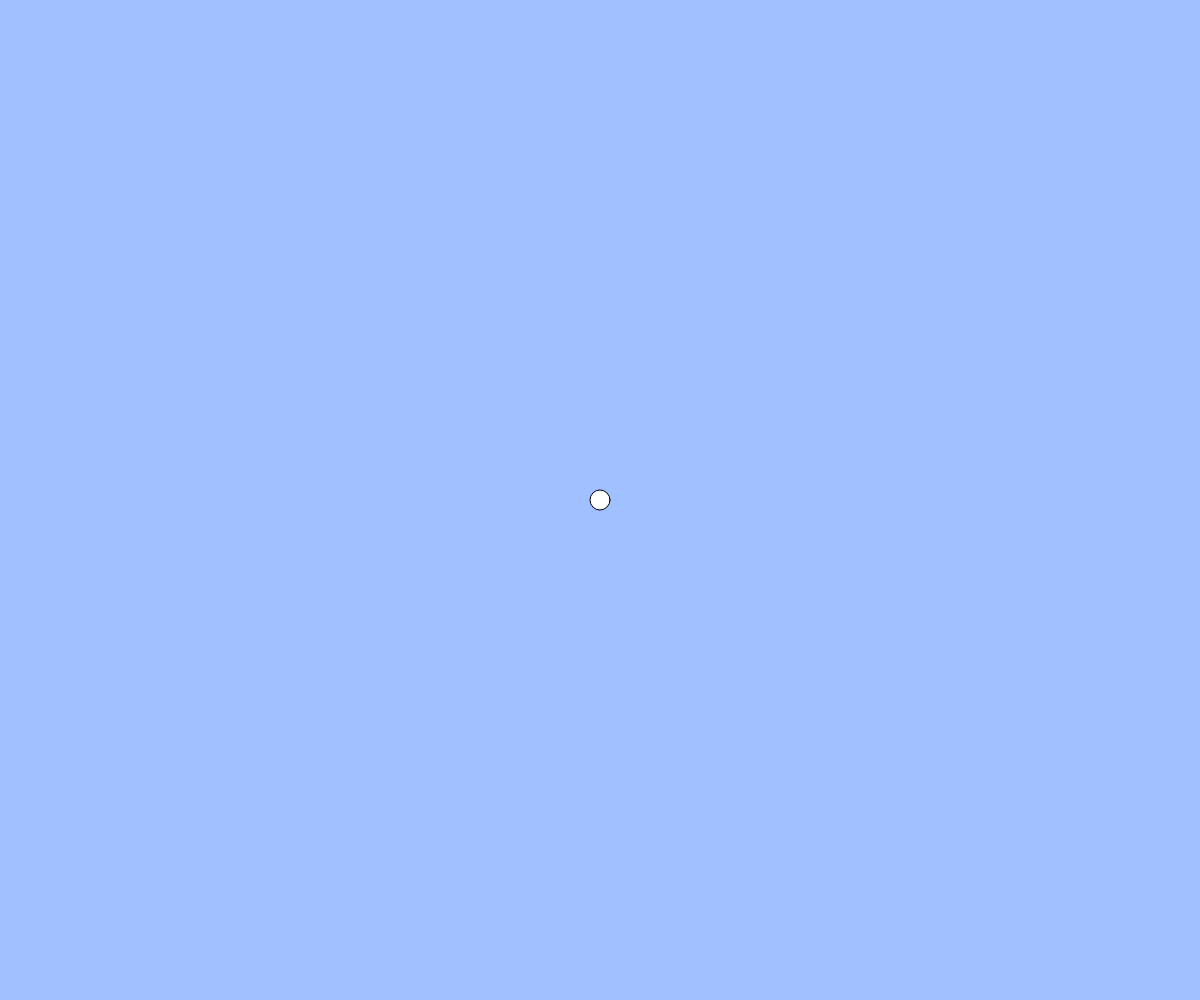
Frame 1 (no input)
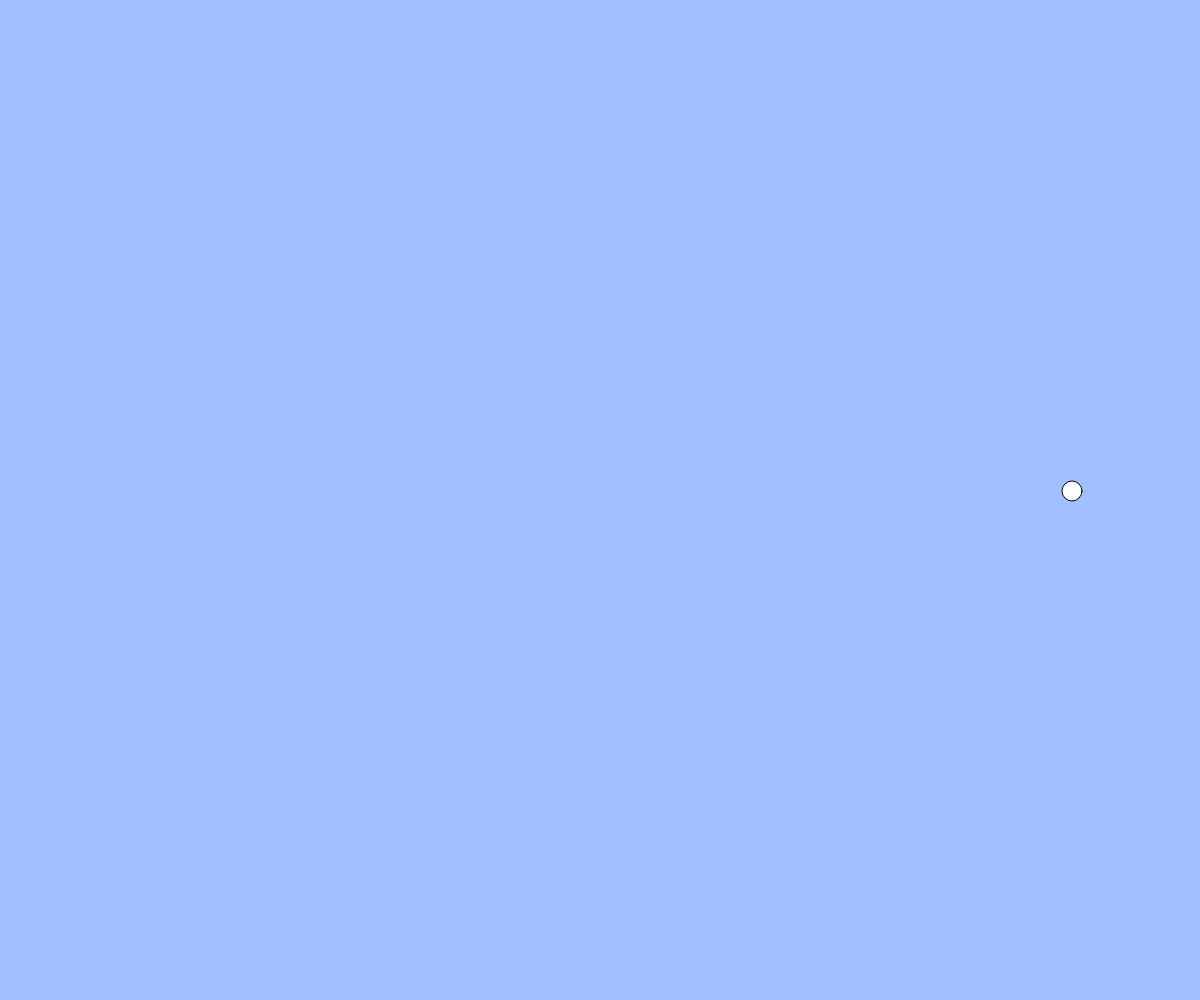
Frame 60 (no input)
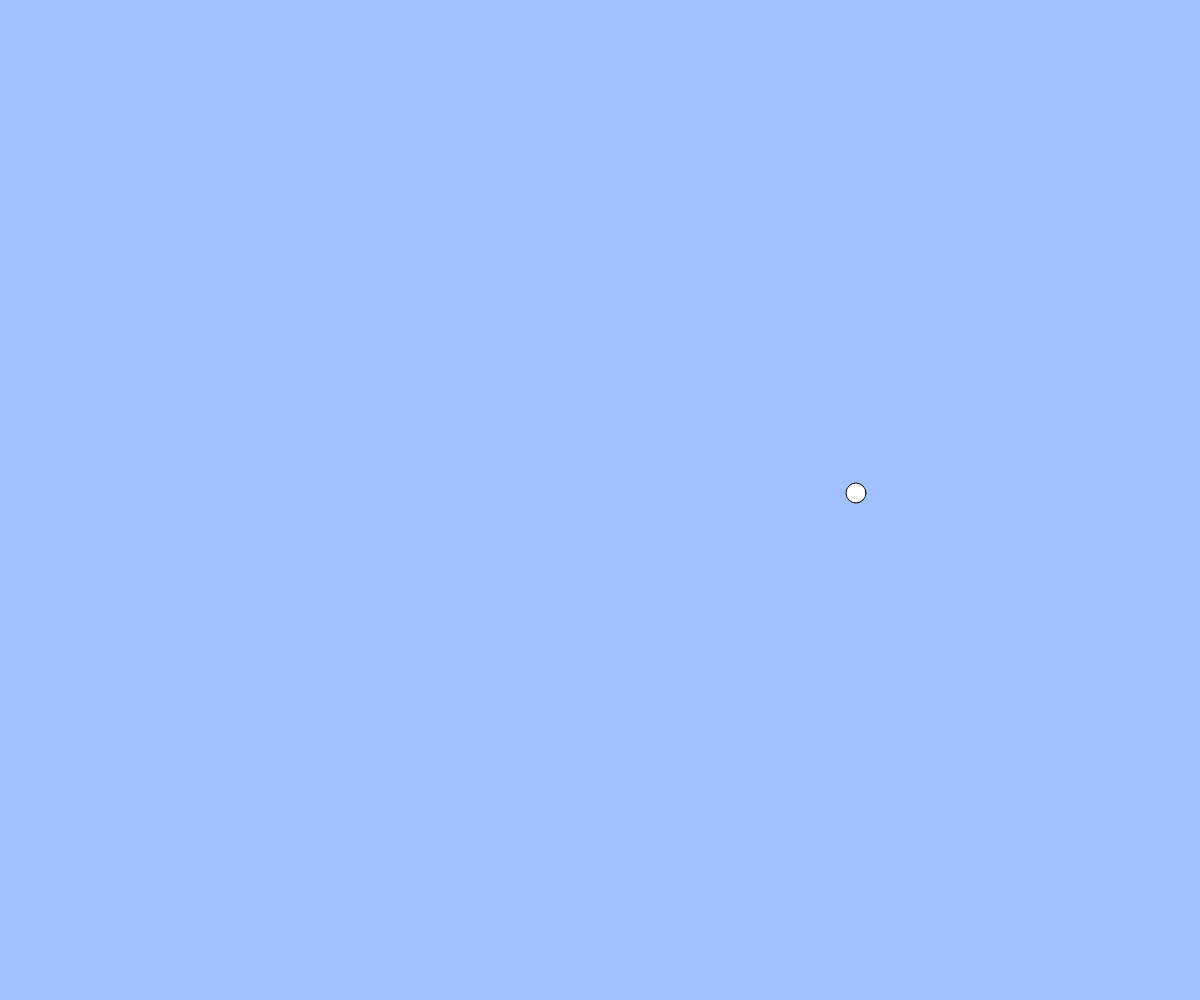
Frame 120 (the mouse pressed at the canvas centre since frame 60)

The p5.js sketch that drew these frames (run headless with seeded random() and noise() and a simulated clock; from frame 60 on, the mouse is pressed at the canvas centre):

// p5.js sketch
// ── sketch.js
// テキスト「アニメーション」
let x, y, vx, vy;
const g = 1; // 重力加速度
const vyMax = 30;

function setup(){
  createCanvas(windowWidth, windowHeight);
  x = width / 2;
  y = height / 2;
  vx = 8;
  vy = 8;
}

function draw(){
  background(160, 192, 255);
  ellipse(x, y, 20, 20);
  x += vx;
  y += vy;

  // 重力（コメント機能でオンオフ切り替えて実行してみましょう）
  vy = constrain(vy + g, -vyMax, vyMax);

  // 端の処理パターン (1) 反対側から出てくる
  // if(x > width){ x = 0; }
  // else if(x < 0){ x = width; }
  // if(y > height){ y = 0; }
  // if(y < 0){ y = height; }

　// 端の処理パターン (2) 跳ね返る
  if(x < 0 || x > width){ vx = -1 * vx; }
  if(y > height){ vy = -1.5* vy; }
  x = constrain(x, 0, width);
  y = constrain(y, 0, height);
}

function windowResized(){
  resizeCanvas(windowWidth, windowHeight);
}
